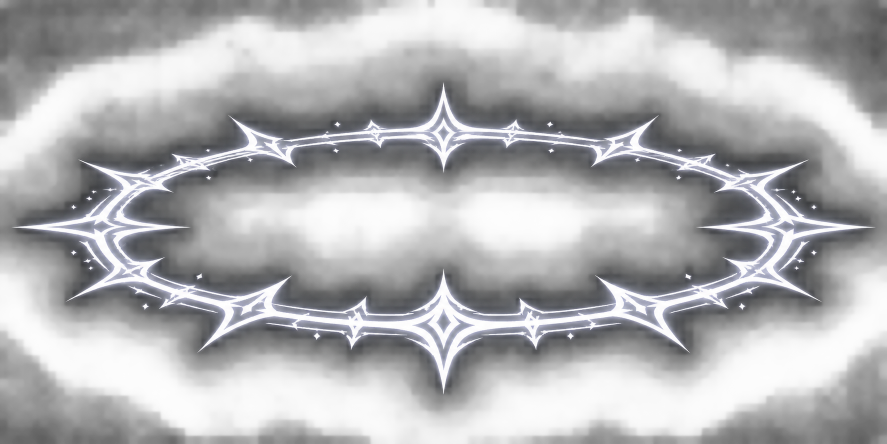
#> input picture ferramentas/aneis/recebido/anel0.png, 1774 x 887 px (shown at 1/2 size); its folder holds only this picture in this run
$ python fazer.py
#> lines starting #> are read from the running program, lines starting #| are printed output that depends on the picture
# v277: anéis do dono (fundo preto) -> transparentes (alfa = brilho) -> webp; arte da aba Anéis da Biblioteca. Saída: RQA.anel2 = [5 anéis], RQA.aneis = arte
import numpy as np,io,hashlib,json,os
from PIL import Image
D=os.path.dirname(os.path.abspath(__file__));R=D+'/../..'
def webp(im,q=88):
    b=io.BytesIO();im.save(b,'WEBP',quality=q,alpha_quality=90,method=6);d=b.getvalue();n='a/'+hashlib.md5(d).hexdigest()[:14]+'.webp';open(R+'/www/'+n,'wb').write(d);return n
out=[]
for i in range(5):
    a=np.asarray(Image.open(f'{D}/recebido/anel{i}.png').convert('RGB')).astype(float)
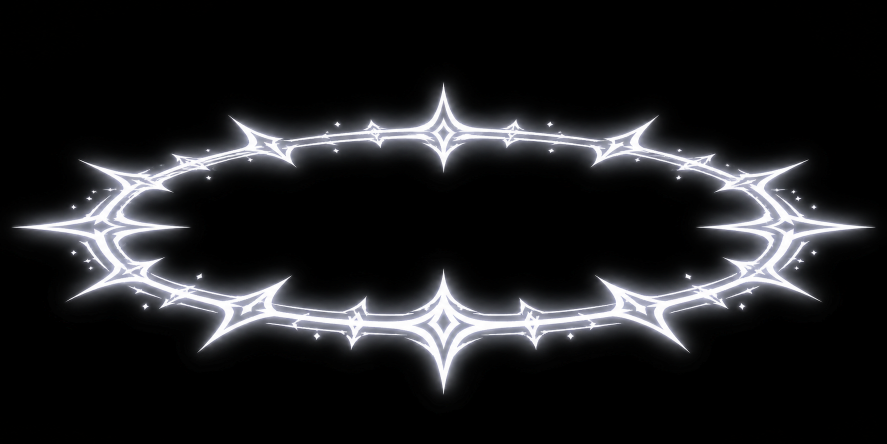
#> a: shape (887, 1774, 3) float64 (shown at 1/2 size); mean R, G, B 29.9, 30.3, 32.1
    al=a.max(2);al=np.clip((al-14)/(255-14),0,1)            # preto vira transparente
    col=np.clip(a/np.maximum(al[...,None],1e-3),0,255)
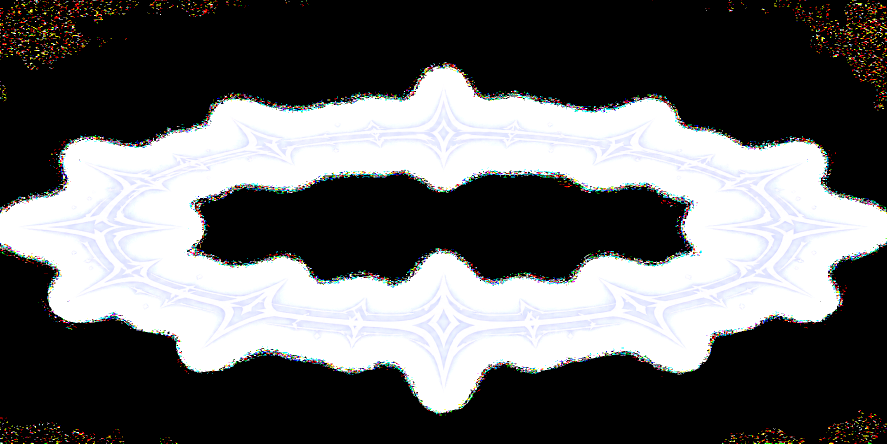
#> col: shape (887, 1774, 3) float64 (shown at 1/2 size); mean R, G, B 98.2, 98.4, 99
    t=np.dstack([col,al*255]).astype(np.uint8);ys,xs=np.where(t[...,3]>8);t=t[max(0,ys.min()-4):ys.max()+5,max(0,xs.min()-4):xs.max()+5]
#> after `t = np.dstack([col, al * 255]).astype(np.uint8)`:
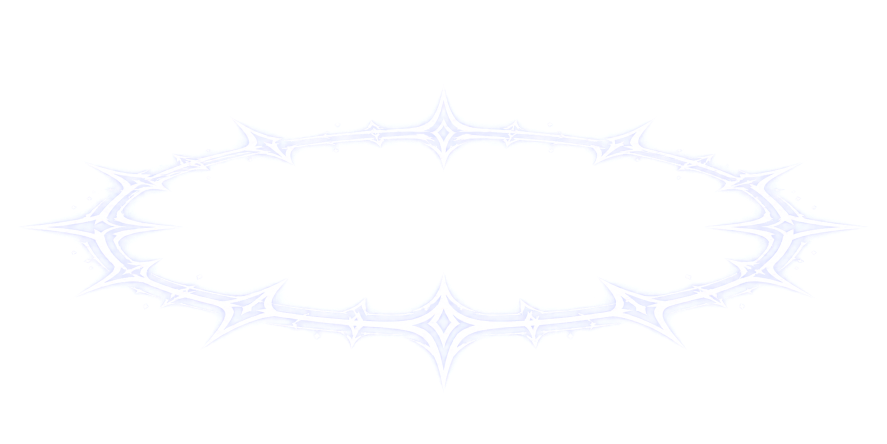
#> t: shape (887, 1774, 4) (shown at 1/2 size); mean R, G, B, A 98.1, 98.3, 99, 29.3; transparent parts drawn white
#> after `t = t[max(0, ys.min() - 4):ys.max() + 5, max(0, xs.min() - 4):xs.max()`:
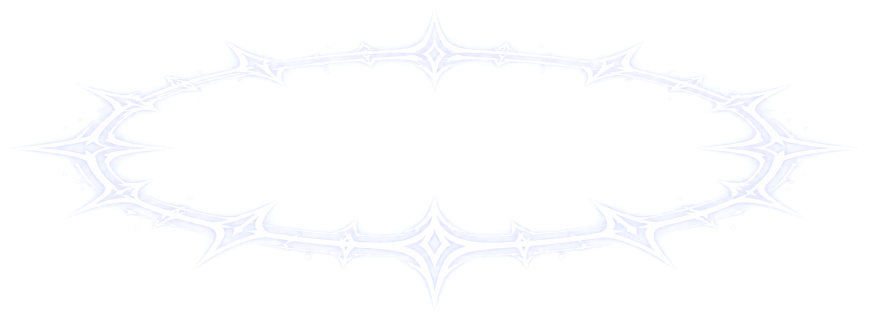
#> t: shape (638, 1738, 4) (shown at 1/2 size); mean R, G, B, A 135.4, 136.6, 138.4, 41.6; transparent parts drawn white
    im=Image.fromarray(t);im=im.resize((640,round(640*im.height/im.width)),Image.LANCZOS);out.append(webp(im))
#> after `im = im.resize((640, round(640 * im.height / im.width)), Image.LANCZOS`:
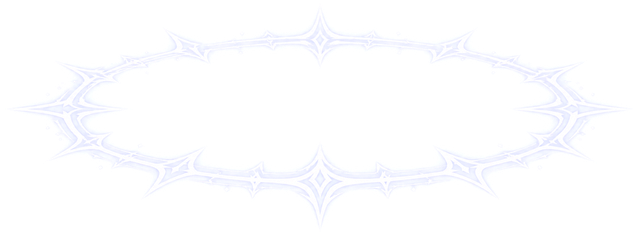
#> im: PIL image 640x235 RGBA; mean R, G, B, A 92.4, 92.8, 94.8, 41.5; transparent parts drawn white
    print(i,im.size)
#| 0 (640, 235)
#> (the run stopped early here; a loop or call above may not have finished)
